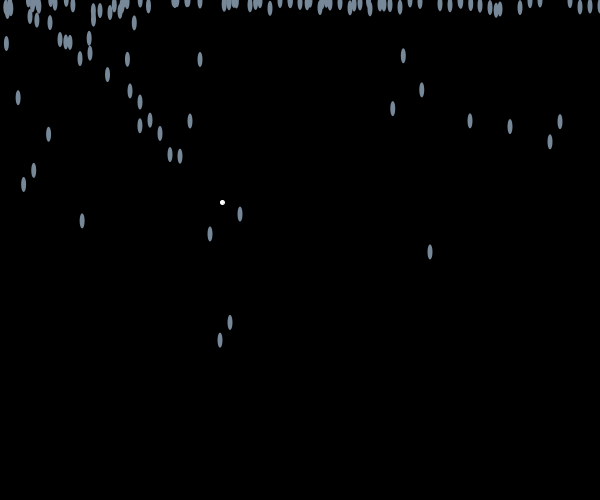
Frame 1 (no input)
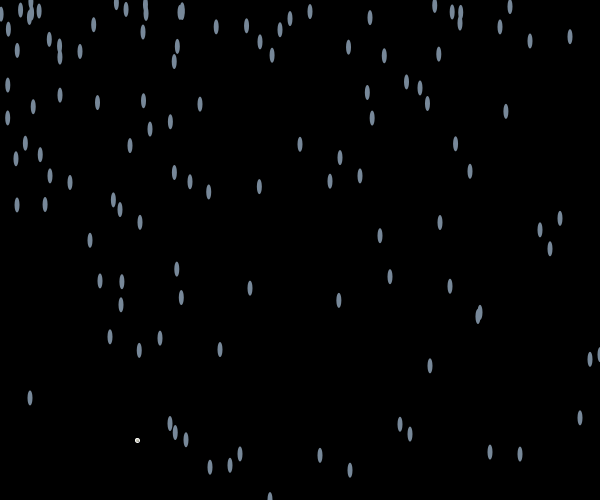
Frame 60 (the mouse pressed at the canvas centre just before this capture)
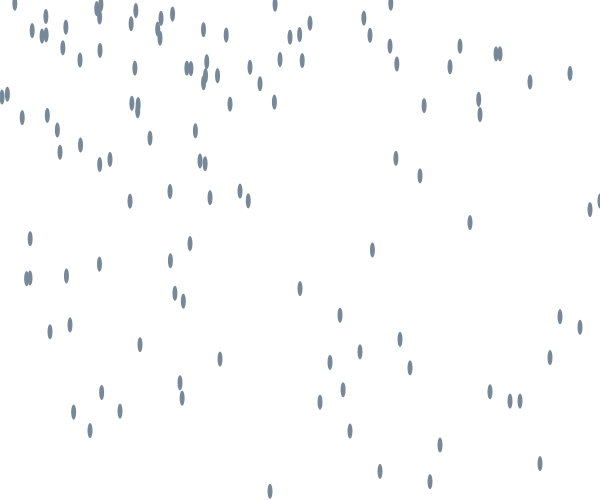
Frame 120 (the mouse held since frame 60 and released just before this capture)

The Processing sketch that drew these frames (run headless with seeded random() and noise(); from frame 60 on, the mouse is pressed at the canvas centre):

// Processing sketch: processing_139993
// ── processing_139993.pde

// Arthur Siebesian
// Instructor- Florence Gouvrit 
// March 18, 2014
// Project 2 - Disturbing Nature
// Rain and Lightning


RainDrop MyRainDrop1;
RainDrop MyRainDrop2;
RainDrop MyRainDrop3;
RainDrop MyRainDrop4;
RainDrop MyRainDrop5;
RainDrop MyRainDrop6;
RainDrop MyRainDrop7;
RainDrop MyRainDrop8;
RainDrop MyRainDrop9;
RainDrop MyRainDrop10;
RainDrop MyRainDrop11;
RainDrop MyRainDrop12;
RainDrop MyRainDrop13;
RainDrop MyRainDrop14;
RainDrop MyRainDrop15;
RainDrop MyRainDrop16;
RainDrop MyRainDrop17;
RainDrop MyRainDrop18;
RainDrop MyRainDrop19;
RainDrop MyRainDrop20;
RainDrop MyRainDrop21;
RainDrop MyRainDrop22;
RainDrop MyRainDrop23;
RainDrop MyRainDrop24;
RainDrop MyRainDrop25;
RainDrop MyRainDrop26;
RainDrop MyRainDrop27;
RainDrop MyRainDrop28;
RainDrop MyRainDrop29;
RainDrop MyRainDrop30;
RainDrop MyRainDrop31;
RainDrop MyRainDrop32;
RainDrop MyRainDrop33;
RainDrop MyRainDrop34;
RainDrop MyRainDrop35;
RainDrop MyRainDrop36;
RainDrop MyRainDrop37;
RainDrop MyRainDrop38;
RainDrop MyRainDrop39;
RainDrop MyRainDrop40;
RainDrop MyRainDrop41;
RainDrop MyRainDrop42;
RainDrop MyRainDrop43;
RainDrop MyRainDrop44;
RainDrop MyRainDrop45;
RainDrop MyRainDrop46;
RainDrop MyRainDrop47;
RainDrop MyRainDrop48;
RainDrop MyRainDrop49;
RainDrop MyRainDrop50;
RainDrop MyRainDrop51;
RainDrop MyRainDrop52;
RainDrop MyRainDrop53;
RainDrop MyRainDrop54;
RainDrop MyRainDrop55;
RainDrop MyRainDrop56;
RainDrop MyRainDrop57;
RainDrop MyRainDrop58;
RainDrop MyRainDrop59;
RainDrop MyRainDrop60;

void setup() {
  size(600,500);
  MyRainDrop1 = new RainDrop (color(119,136,153),10,30,random(10)); //Color, Position, and
  MyRainDrop2 = new RainDrop (color(119,136,153),20,50,random(10)); //speed are all in...
  MyRainDrop3 = new RainDrop (color(119,136,153),30,60,random(10)); //shown in these numbers
  MyRainDrop4 = new RainDrop (color(119,136,153),40,70,random(10)); //(Color),(Position),(Speed)
  MyRainDrop5 = new RainDrop (color(119,136,153),50,80,random(10));
  MyRainDrop6 = new RainDrop (color(119,136,153),50,90,random(10));
  MyRainDrop7 = new RainDrop (color(119,136,153),6,100,random(10));
  MyRainDrop8 = new RainDrop (color(119,136,153),7,110,random(10));
  MyRainDrop9 = new RainDrop (color(119,136,153),8,120,random(10));
  MyRainDrop10 = new RainDrop (color(119,136,153),90,130,random(10));
  MyRainDrop11 = new RainDrop (color(119,136,153),100,140,random(10));
  MyRainDrop12 = new RainDrop (color(119,136,153),120,150,random(10));
  MyRainDrop13 = new RainDrop (color(119,136,153),130,160,random(10));
  MyRainDrop14 = new RainDrop (color(119,136,153),150,170,random(10));
  MyRainDrop15 = new RainDrop (color(119,136,153),150,180,random(10));
  MyRainDrop16 = new RainDrop (color(119,136,153),120,190,random(10));
  MyRainDrop17 = new RainDrop (color(119,136,153),50,200,random(10));
  MyRainDrop18 = new RainDrop (color(119,136,153),230,210,random(10));
  MyRainDrop19 = new RainDrop (color(119,136,153),340,220,random(10));
  MyRainDrop20 = new RainDrop (color(119,136,153),320,230,random(10));
  MyRainDrop21 = new RainDrop (color(119,136,153),210,240,random(10));
  MyRainDrop22 = new RainDrop (color(119,136,153),0,250,random(10));
  MyRainDrop23 = new RainDrop (color(119,136,153),0,260,random(10));
  MyRainDrop24 = new RainDrop (color(119,136,153),0,270,random(10));
  MyRainDrop25 = new RainDrop (color(119,136,153),0,280,random(10));
  MyRainDrop26 = new RainDrop (color(119,136,153),0,290,random(10));
  MyRainDrop27 = new RainDrop (color(119,136,153),0,300,random(10));
  MyRainDrop28 = new RainDrop (color(119,136,153),0,310,random(10));
  MyRainDrop29 = new RainDrop (color(119,136,153),0,320,random(10));
  MyRainDrop30 = new RainDrop (color(119,136,153),0,330,random(10));
  MyRainDrop31 = new RainDrop (color(119,136,153),0,340,random(10));
  MyRainDrop32 = new RainDrop (color(119,136,153),0,350,random(10));
  MyRainDrop33 = new RainDrop (color(119,136,153),0,360,random(10));
  MyRainDrop34 = new RainDrop (color(119,136,153),0,370,random(10));
  MyRainDrop35 = new RainDrop (color(119,136,153),0,380,random(10));
  MyRainDrop36 = new RainDrop (color(119,136,153),0,390,random(10));
  MyRainDrop37 = new RainDrop (color(119,136,153),0,400,random(10));
  MyRainDrop38 = new RainDrop (color(119,136,153),550,410,random(10));
  MyRainDrop39 = new RainDrop (color(119,136,153),0,420,random(10));
  MyRainDrop40 = new RainDrop (color(119,136,153),250,430,random(10));
  MyRainDrop41 = new RainDrop (color(119,136,153),0,440,random(10));
  MyRainDrop42 = new RainDrop (color(119,136,153),0,450,random(10));
  MyRainDrop43 = new RainDrop (color(119,136,153),0,460,random(10));
  MyRainDrop44 = new RainDrop (color(119,136,153),120,470,random(10));
  MyRainDrop45 = new RainDrop (color(119,136,153),0,480,random(10));
  MyRainDrop46 = new RainDrop (color(119,136,153),0,490,random(10));
  MyRainDrop47 = new RainDrop (color(119,136,153),0,500,random(10));
  MyRainDrop48 = new RainDrop (color(119,136,153),120,510,random(10));
  MyRainDrop49 = new RainDrop (color(119,136,153),0,520,random(10));
  MyRainDrop50 = new RainDrop (color(119,136,153),0,530,random(10));
  MyRainDrop51 = new RainDrop (color(119,136,153),510,540,random(10));
  MyRainDrop52 = new RainDrop (color(119,136,153),140,550,random(10));
  MyRainDrop53 = new RainDrop (color(119,136,153),120,560,random(10));
  MyRainDrop54 = new RainDrop (color(119,136,153),0,570,random(10));
  MyRainDrop55 = new RainDrop (color(119,136,153),0,580,random(10));
  MyRainDrop56 = new RainDrop (color(119,136,153),0,590,random(10));
  MyRainDrop57 = new RainDrop (color(119,136,153),0,600,random(10));
  MyRainDrop58 = new RainDrop (color(119,136,153),0,610,random(10));
  MyRainDrop59 = new RainDrop (color(119,136,153),0,620,random(10));
  MyRainDrop60 = new RainDrop (color(119,136,153),0,630,random(10));
}
void draw() {
  background(0); //background black
  noStroke(); //No outlines 
  if(mousePressed){  //If mouse pressed you get a lightning effect
  noStroke();
  fill (255);
  rect (300, 250, width, height); //what gives us the effect
  }
  if(keyPressed) {  //press a key to get a daylight effect
  background(0,191,255); //sky 
  fill(192,191,173); //sun color
  ellipse(mouseX,mouseY,150,150); //sun
  }  
  
  strokeWeight(1); 
  stroke(255, 255);
  ellipse(random(width),random(height),4,4); //splash's of rain
  frameRate(60); //speed of program
  MyRainDrop1.move();  
  MyRainDrop1.display();
  MyRainDrop2.move();
  MyRainDrop2.display();
  MyRainDrop3.move();
  MyRainDrop3.display();
  MyRainDrop4.move();
  MyRainDrop4.display();
  MyRainDrop5.move();
  MyRainDrop5.display();
  MyRainDrop6.move();
  MyRainDrop6.display();
  MyRainDrop7.move();
  MyRainDrop7.display();
  MyRainDrop8.move();
  MyRainDrop8.display();
  MyRainDrop9.move();
  MyRainDrop9.display();
  MyRainDrop10.move();
  MyRainDrop10.display();
  MyRainDrop11.move();
  MyRainDrop11.display();
  MyRainDrop12.move();
  MyRainDrop12.display();
  MyRainDrop13.move();
  MyRainDrop13.display();
  MyRainDrop14.move();
  MyRainDrop14.display();
  MyRainDrop15.move();
  MyRainDrop15.display();
  MyRainDrop16.move();
  MyRainDrop16.display();
  MyRainDrop17.move();
  MyRainDrop17.display();
  MyRainDrop18.move();
  MyRainDrop18.display();
  MyRainDrop19.move();
  MyRainDrop19.display();
  MyRainDrop20.move();
  MyRainDrop20.display();
  MyRainDrop21.move();
  MyRainDrop21.display();
  MyRainDrop22.move();
  MyRainDrop22.display();
  MyRainDrop23.move();
  MyRainDrop23.display();
  MyRainDrop24.move();
  MyRainDrop24.display();
  MyRainDrop25.move();
  MyRainDrop25.display();
  MyRainDrop26.move();
  MyRainDrop26.display();
  MyRainDrop27.move();
  MyRainDrop27.display();
  MyRainDrop28.move();
  MyRainDrop28.display();
  MyRainDrop29.move();
  MyRainDrop29.display();
  MyRainDrop30.move();
  MyRainDrop30.display();
  MyRainDrop31.move();
  MyRainDrop31.display();
  MyRainDrop32.move();
  MyRainDrop32.display();
  MyRainDrop33.move();
  MyRainDrop33.display();
  MyRainDrop34.move();
  MyRainDrop34.display();
  MyRainDrop35.move();
  MyRainDrop35.display();
  MyRainDrop36.move();
  MyRainDrop36.display();
  MyRainDrop37.move();
  MyRainDrop37.display();
  MyRainDrop38.move();
  MyRainDrop38.display();
  MyRainDrop39.move();
  MyRainDrop39.display();
  MyRainDrop40.move();
  MyRainDrop40.display();
  MyRainDrop41.move();
  MyRainDrop41.display();
  MyRainDrop42.move();
  MyRainDrop42.display();
  MyRainDrop43.move();
  MyRainDrop43.display();
  MyRainDrop44.move();
  MyRainDrop44.display();
  MyRainDrop45.move();
  MyRainDrop45.display();
  MyRainDrop46.move();
  MyRainDrop46.display();
  MyRainDrop47.move();
  MyRainDrop47.display();
  MyRainDrop48.move();
  MyRainDrop48.display();
  MyRainDrop49.move();
  MyRainDrop49.display();
  MyRainDrop50.move();
  MyRainDrop50.display();
  MyRainDrop51.move();
  MyRainDrop51.display();
  MyRainDrop52.move();
  MyRainDrop52.display();
  MyRainDrop53.move();
  MyRainDrop53.display();
  MyRainDrop54.move();
  MyRainDrop54.display();
  MyRainDrop55.move();
  MyRainDrop55.display();
  MyRainDrop56.move();
  MyRainDrop56.display();
  MyRainDrop57.move();
  MyRainDrop57.display();
  MyRainDrop58.move();
  MyRainDrop58.display();
  MyRainDrop59.move();
  MyRainDrop59.display();
  MyRainDrop60.move();
  MyRainDrop60.display();
  
}
  
  class RainDrop {
    color c;
    float ypos;
    float xpos;
    float yspeed;
    
    RainDrop(color RainDropC, float RainDropYpos, float RainDropXpos, float RainDropYspeed) {
      c = RainDropC;
      xpos = RainDropXpos;
      ypos = RainDropYpos;
      yspeed = RainDropYspeed;
    }
    
    void display() {  //overall positioning for the raindrops 
    noStroke();
    fill(c);
    rectMode(CENTER);
    ellipse(xpos,ypos,5,15);  //raindrop piece 1
    ellipse(random(xpos-1),random(ypos-1),5,15); //raindrop piece 2 
    fill(192,191,173);
}
     
  


    void move() {  //the code for it to continually move w/o 
      ypos = ypos + yspeed; //stopping 
      if ( ypos > 505 ) {
        ypos = 0;
      }
    }
  }
